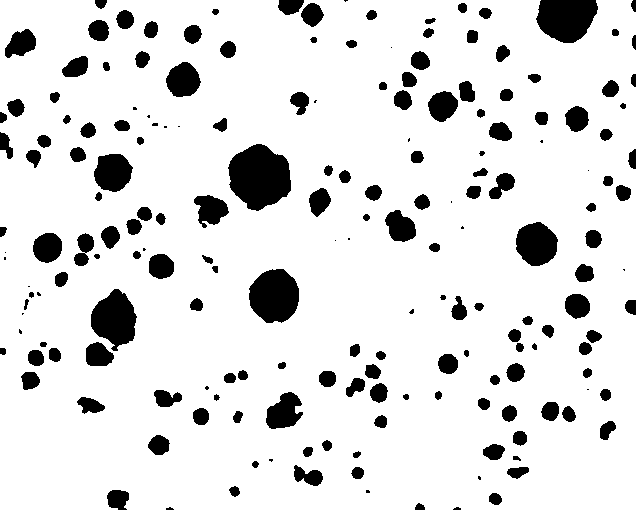
#> input picture binary.png, 636 x 510 px
$ python node4.py binary.png
#> lines starting #> are read from the running program, lines starting #| are printed output that depends on the picture; after the words box and inside, x2 and y2 are one past the last pixel; in counts of white or black regions, pixels touching at a corner belong together
#> `newImage = cv.imread("binary.png", 0)`: newImage: shape (510, 636); 87.8% white; 191 black regions (31 under 20 px), largest, box (x1, y1, x2, y2) and area: (228, 144, 291, 211) 3069, (249, 269, 299, 323) 2107, (536, 0, 598, 43) 2074
from filter import *


def getNeighbours(shape, i, j, k=4, allNeighbours=False):
    '''
    Returns coordinates of the neighbours as dictionary.

    shape			: The dimension of the image as a tuple (nrows, ncols)
    i 				: Current position x coordinates
    j 				: Current position y coordinates
    k 				: Deault is 4.
                      If k = 4 then only adjacent cells are considered as neighbours.
                      If k = 8 then all surrounding cells are considered as neighbours.
    allNeighbours	: Default is False. If True, al lsurrounding neighbours are
                      extracted. If False, only neighbours above and to the left
                      of the current position is considered.
    '''
    neighbours = {}
    if i > 0:
        neighbours['N'] = (i - 1, j)
    if j > 0:
        neighbours['W'] = (i, j - 1)

    if k == 4:
        return neighbours

    if i > 0 and j > 0:
        neighbours['NW'] = (i - 1, j - 1)
    if i > 0 and j < shape[1] - 1:
        neighbours['NE'] = (i - 1, j + 1)

    return neighbours


def countNodules(image, minSize, k=4, foreground=0):
    '''
    Returns a 2x2 array with labelled nodules.

    image 		: input image
    minSize		: minimum size of nodules
    k			: If k = 4 then only adjacent cells are considered as neighbours.
                  If k = 8 then all surrounding cells are considered as neighbours.
    foreground	: 0 if foreground is black, 1 if foreground is white.
    '''
#> called with minSize = 1, k = 4, foreground = 0
    labels = {0: 0}  # Track labels equivalence
    labeledImg = np.zeros(image.shape, dtype=np.uint64)
    bgColour = 0 + 255 * (1 - foreground)

    # Convert image dimension so that a single cell only contains 1 value.
    if len(image.shape) > 2:
        image = image[:, :, 0]

    # First pass
    for r in range(image.shape[0]):
        for c in range(image.shape[1]):
            # If cell is in background, continue to next cell
            if image[r, c] == bgColour:
                continue
            # Get a list of neighbours' coordinates
            neighbours = getNeighbours(image.shape, r, c, k=k)

            # Combine all neighbouring labels into a set
            labelGroup = set()
            for n in neighbours:
                if labeledImg[neighbours[n]] > 0:
                    labelGroup.add(labeledImg[neighbours[n]])

            # If none of the neighbours has label yet, assign a new label
            if len(labelGroup) == 0:
                labeledImg[r, c] = max(labels) + 1
                labelGroup.add(labeledImg[r, c])
            # Else, assign the minimum label from the neighbours.
            else:
                labeledImg[r, c] = min(labelGroup)

            # Combine all labels equivalence
            for label in labelGroup:
                if label not in labels:
                    continue
                labelGroup = labelGroup.union(labels[label])

            # Update labels equivalence
            for label in labelGroup:
                labels[label] = labelGroup
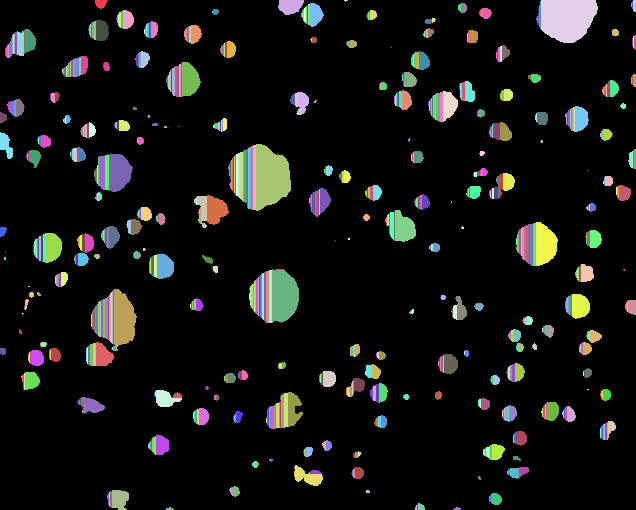
#> labeledImg: shape (510, 636) uint64; 876 distinct labels, from 0 to 875; one colour per label, 0 black

    # firstPassImg = labeledImg.copy()

    # Second pass
    for r in range(labeledImg.shape[0]):
        for c in range(labeledImg.shape[1]):
            # If cell is in background, continue to next cell
            if labeledImg[r, c] == 0:
                continue
            # Update label with the minimum equivalent label.
            labeledImg[r, c] = min(labels[labeledImg[r, c]])
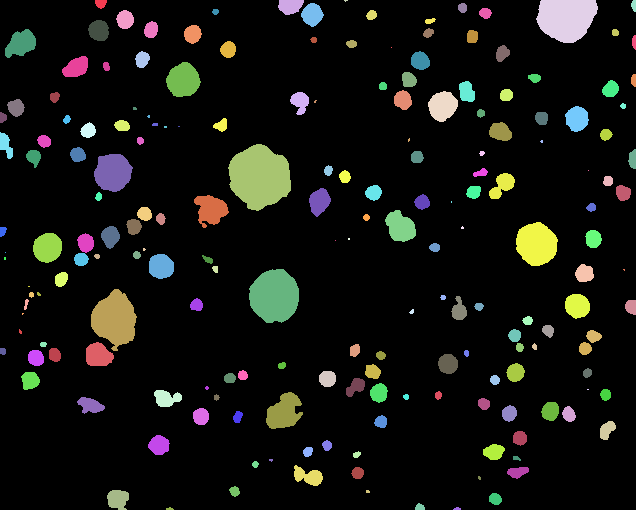
#> labeledImg: shape (510, 636) uint64; 193 distinct labels, from 0 to 872; one colour per label, 0 black

    # Eliminated nodules which are smaller than minSize
    for label in np.unique(labeledImg):
        if labeledImg[labeledImg == label].size < minSize:
            labeledImg[labeledImg == label] = 0

    # secondPassImg = labeledImg.copy()

    # return firstPassImg, secondPassImg, labels
    return labeledImg


def printNodules(image):
    '''
    Return an image containing nodules printed in different colour.
    '''

    B = [75, 75, 25, 200, 48, 180, 240, 230, 60, 190, 128, 255, 40, 200, 0, 195, 0, 180, 128, 128, 255]
    G = [25, 180, 225, 130, 130, 30, 240, 50, 245, 190, 128, 190, 110, 250, 0, 255, 128, 215, 0, 128, 255]
    R = [230, 60, 255, 0, 245, 145, 70, 240, 210, 250, 0, 230, 170, 255, 128, 170, 128, 255, 0, 128, 255]

    colors = np.stack((B, G, R), axis=-1)
    colormap = {}
    counter = 0

    for label in np.unique(image):
        if label == 0:
            colormap[label] = np.array([0, 0, 0])
        else:
            colormap[label] = colors[counter % colors.shape[0]]
        counter += 1
#> this loop made 193 passes
#> label on passes 7 to 9: 8, 9, 20
#> after the loop, colormap = 193 items; counter = 193

    shape = image.shape
#> shape = (510, 636)
    coloredImage = np.zeros((image.shape[0], image.shape[1], 3), dtype=np.uint8)

    for r in range(image.shape[0]):
        for c in range(image.shape[1]):
            coloredImage[r, c, :] = colormap[image[r, c]]
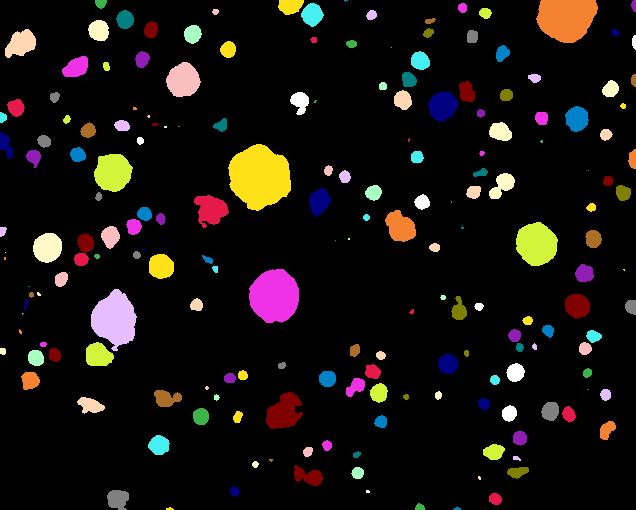
#> coloredImage: shape (510, 636, 3); mean of channels 0, 1, 2 15.3, 18.3, 22.8; drawn as B, G, R

    return coloredImage


if __name__ == "__main__":

    # args = main(sys.argv)
    #
    # inputImage = args['input']
    #
    # try:
    #     n = int(args['gridSize'])
    # except:
    #     n = 4096
    #
    # try:
    #     minSize = int(args['size'])
    # except:
    #     minSize = 1
    #
    # # MANUAL INPUT IMAGE
    # # inputFile = './DataSamples/ductile_iron2-0.jpg'
    # # inputImage = cv.imread(inputFile, 0)
    # # minSize = 1
    #
    # # FROM WIKI
    # # inputImage = np.array([
    # # 	[0,0,0,0,0,0,0,0,0,0,0,0,0,0,0,0,0],
    # # 	[0,0,255, 255,0,0,255,255,0,0,255,255,0,0,255,255,0],
    # # 	[0,255,255, 255,255,255,255,255,255,0,0,255,255,255,255,0,0],
    # # 	[0,0,0,255,255,255,255,0,0,0,255,255,255,255,0,0,0],
    # # 	[0,0,255,255,255,255,0,0,0,255,255,255,0,0,255,255,0],
    # # 	[0,255,255,255,0,0,255,255,0,0,0,255,255,255,0,0,0],
    # # 	[0,0,255,255,0,0,0,0,0,255,255,0,0,0,255,255,0],
    # # 	[0,0,0,0,0,0,255,255,255,255,0,0,255,255,255,255,0],
    # # 	[0,0,0,0,0,0,0,0,0,0,0,0,0,0,0,0,0]
    # # 	])
    #
    # # newImage = filteredOtsu(inputImage, n, grid=True)
    # newImage = filteredOtsu(inputImage, n, grid=True, prep=True, morphImg=True)
    newImage = cv.imread("binary.png", 0)
    # first, second, labels = countNodules(newImage, minSize, k=4, foreground=0)
    labeledImg = countNodules(newImage, 1, k=4, foreground=0)

    coloredImage = printNodules(labeledImg)
    cv.imwrite("binary_opencv.png", coloredImage)

    # [4 lines of commented-out code are left out]

    print(len(np.unique(labeledImg)) - 1)
#| 192
